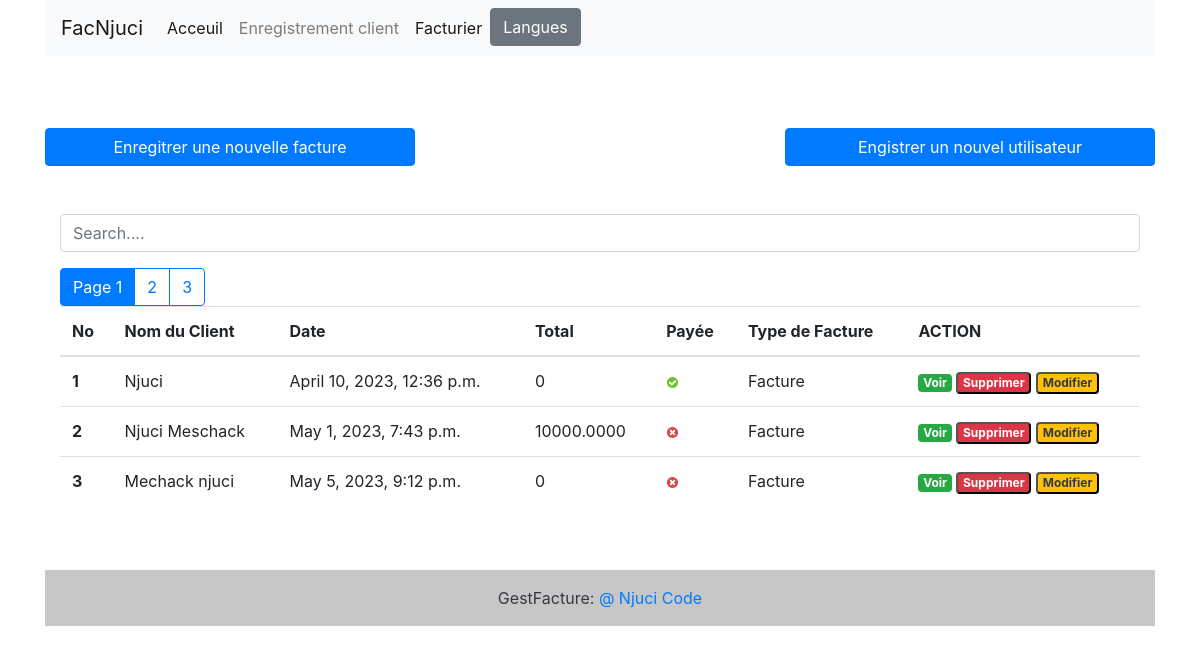
Before: / with the older database file.
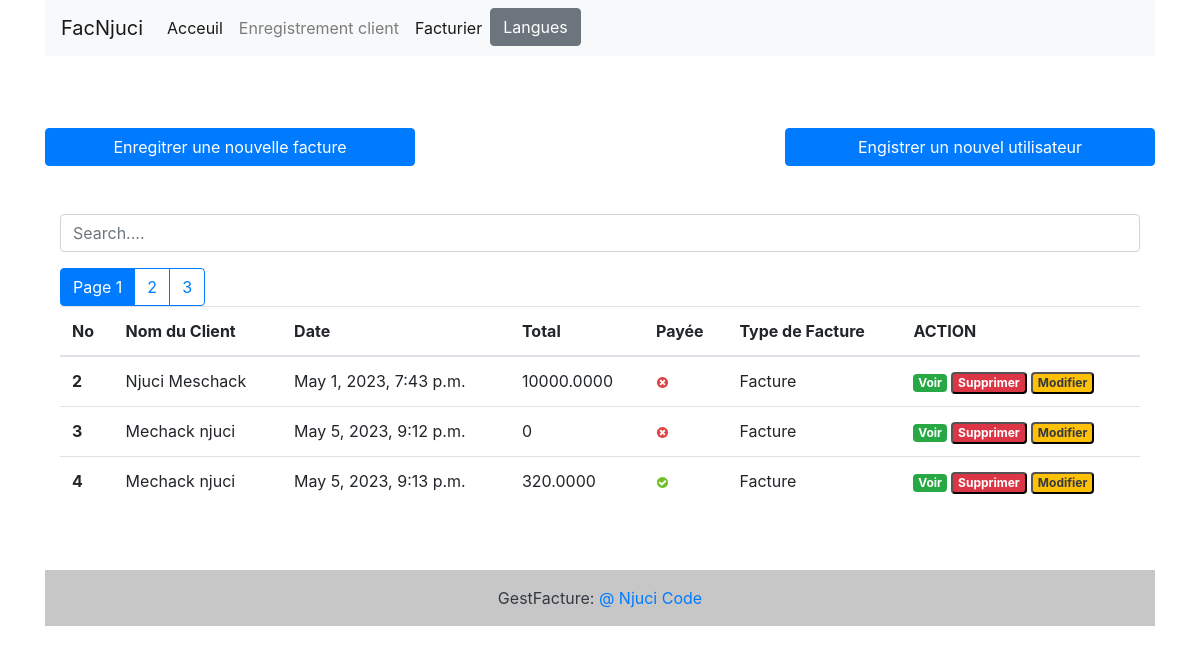
After: the same page with the newer database file.
### facturier/models.py (models this page shows, shortened)
class Facture(models.Model):
    inv=(
        ('R','Reçu'),
        ('P','PROFORMA FACTURE'),
        ('F','Facture'))
    client=models.ForeignKey(Client,on_delete=models.PROTECT)
    saved_by=models.ForeignKey(User,on_delete=models.PROTECT)
    dateajoutfac=models.DateTimeField(auto_now_add=True)
    total=models.DecimalField(max_digits=120000,decimal_places=4)
    last_update=models.DateTimeField(null=True,blank=True)
    payer=models.BooleanField(default=False)
    typedf=models.CharField(max_length=1,choices=inv,default="F")
    comments=models.TextField(null=True)
    class Meta:
        verbose_name="Facture"
        verbose_name_plural="Factures"
    @property
    def get_total(self):
        arti=self.article_set.all()
        total=sum(article.get_total for article in arti)
        return total

class Client(models.Model):
    sex_=(
        ('m','masculin'),
        ('f','feminin'),
    )
    nom=models.CharField(max_length=60)
    email=models.EmailField()
    telephone=models.CharField(max_length=20)
    addresse=models.CharField(max_length=160)
    sexe=models.CharField(max_length=1,choices=sex_)
    age=models.CharField(max_length=4)
    date_added=models.DateTimeField(auto_now_add=True)
    added_by=models.ForeignKey(User,on_delete=models.PROTECT)
    class Meta:
        verbose_name="client"
        verbose_name_plural="clients"

class Article(models.Model):
    fac=models.ForeignKey(Facture,on_delete=models.CASCADE)
    name=models.CharField(max_length=30)
    quantite=models.IntegerField()
    image=models.ImageField(upload_to="article",blank=True,null=True)
    prix_unitaire=models.DecimalField(max_digits=1000,decimal_places=4)
    total=models.DecimalField(max_digits=1000,decimal_places=4)
    @property
    def get_total(self):
        total=self.prix_unitaire*self.quantite
        return total

### facturier/views.py (the view, shortened to what this page needs)
# urls.py: path('',AccueilView.as_view(),name='accueil' ),
class AccueilView(View):
    template_name='facturier/index.html'
    invoices = Facture.objects.all()
    context={
        "invoices":invoices
    }
    def get(self,request,*args,**kwags):
        item_page=pgt(request,self.invoices)
        self.context['invoices']=item_page
        return render(request,self.template_name,self.context)

### facturier/pagination.py (called while the page is built)
def pgt(request,invoices):
    page_par_defaut=1
    page = request.GET.get('page',page_par_defaut)
    fac_par_page = 3
    pagination = Paginator(invoices,fac_par_page)
    try:
        item_page=pagination.page(page)
    except PageNotAnInteger :
        item_page=pagination.page(page_par_defaut)
    except EmptyPage:
        item_page=pagination.page(pagination.num_pages)
    return item_page

### facturier/templates/facturier/index.html (shortened to what this page needs)
{% extends "facturier/base.html" %}
{% load static %}
{% block content %}
<br><br>
<div class="row">
   <a href="{% url 'addfacture' %}" class="btn col-md-4 btn-primary">
       Enregitrer une nouvelle facture
   </a>
   <a href='#' class="col-md-4">
   </a>
   <a href="{% url 'addclient' %}" class="btn col-md-4 btn-primary">
       Engistrer un nouvel utilisateur
   </a>
</div>
<br> <br>
<div class="form-group ">
   <input id="search" class="form-control" type="text" placeholder="Search....">
</div>
<div>
   <table class="table table-striped-columns">
      <thead>
         <tr>
            <th scope="col">No</th>
            <th scope="col">Nom du Client</th>
            <th scope="col">Date</th>
            <th scope="col">Total</th>
            <th scope="col">Payée</th>
            <th scope="col">Type de Facture</th>
            <th scope="col">ACTION</th>
         </tr>
      </thead>
      <tbody id="myTable">
         {% if invoices %}
            {% for facture in invoices %}
            <tr>
               <th scope="row">{{ facture.pk }}</th>
               <td>{{facture.client.nom}}</td>
               <td>{{facture.dateajoutfac}}</td>
               <td>{{ facture.get_total }}</td>
               <td>
                  {% if facture.payer %}
                  <img src="{% static 'images/icon-yes.svg' %}" alt="True">
                  {% else %}
                  <img src="{% static 'images/icon-no.svg' %}" alt="False">
                  {% endif %}
               </td>
               <td>{{facture.get_typedf_display }}</td>
               <td>
                  <a href="{% url 'invoice_visualization' pk=facture.pk %}" title="Detail" class="badge text-white bg-success">Voir</a>
                  <button id="btn-invoice-sup" type="button" data-toggle="modal" data-target="#supprimer"
                     class="badge text-white bg-danger" title="Supprimer" data-id="{{ facture.pk }}"
                     data-customer="{{facture.client.nom}}">Supprimer
                  </button>
                  <button id="btn-invoice-mod" type="button" data-toggle="modal" title="Modifier" data-target="#modifier"
                     data-id="{{facture.pk}}" data-customer="{{facture.client.nom}}"
                     class="badge text-dark bg-warning"> Modifier
                  </button>
               </td>
            </tr>
            {% endfor %}
            {% if invoices.has_other_pages %}
            <div class="btn-group" role="group" aria-label="Item pagination" >
               {% for page_number in invoices.paginator.page_range %}
                  {% if invoices.number == page_number %}
                     <button class="btn btn-outline-primary active">
                        <span>Page {{page_number}} <span class="sr-only">(current)</span> </span>
                     </button>
                  {% else %}
                     <a href="?page={{ page_number }}" class="btn btn-outline-primary"> {{page_number}} </a>
                  {% endif %}
               {% endfor %}
            </div>
            {% else %}
            <p class="text-center text-white">No invoice found.</p>
            {% endif %}
         {% endif %}
      </tbody>
   </table>
</div>
<br><br>
{% endblock content %}

### facturier/templates/facturier/base.html (shortened to what this page needs)
<!DOCTYPE html>
<html lang="en">
<head>
  {% load static %}
    <link rel='stylesheet'
          type='text/css'
          href="{% static 'facturrier/css/bootstrap.css' %}"
    />
</head>
<body>
  <div class="container">
    <div class="row">
    <div class="col-md-12">
            <nav class="navbar navbar-expand-lg navbar-light bg-light">
                <a class="navbar-brand" href="{% url 'accueil' %}">FacNjuci </a>
                <div class="collapse navbar-collapse" id="navbarNavDropdown">
                  <ul class="navbar-nav">
                    <li class="nav-item active">
                      <a class="nav-link" href="">Acceuil <span class="sr-only">(current)</span></a>
                    </li>
                    <li class="nav-item">
                      <a class="nav-link" href="{% url 'addclient' %}">Enregistrement client </a>
                    </li>
                    <li class="nav-item active">
                      <a class="nav-link" href="{% url 'addfacture' %}">Facturier <span class="sr-only">(current)</span></a>
                    </li>
                    <li class="nav-item">
                      <button id="panier" type="button" class="btn btn-secondary" data-html="true"
                       data-container="body" data-toggle="popover" data-placement="bottom" data-content="Vivamus
                      sagittis lacus vel augue laoreet rutrum faucibus.">
                            Langues
                    </li>
                  </ul>
                </div>
              </nav>
        </div>
    </div>
    <div class="container">
      <div class="wrapper">
        <br>
      </div>
    </div>
    <div class="container" >
    {% block content %}
    {% endblock content %}
    </div>
<footer class="bg-light text-center text-dark">
    <div class="text-center p-3" style="background-color: rgba(0, 0, 0, 0.2);">
    GestFacture:
      <a href="#"> @ Njuci Code </a>
    </div>
  </footer>
</body>
</html>

Changed rows visible on the page:
removed Facture: pk "1", client.nom "Njuci", dateajoutfac "April 10, 2023, 12:36 p.m.", get_total "0", payer True (drawn), typedf "Facture"
now on this page (row edited): Facture: pk "4", client.nom "Mechack njuci", dateajoutfac "May 5, 2023, 9:13 p.m.", get_total "320.0000", payer True (drawn), typedf "Facture"
